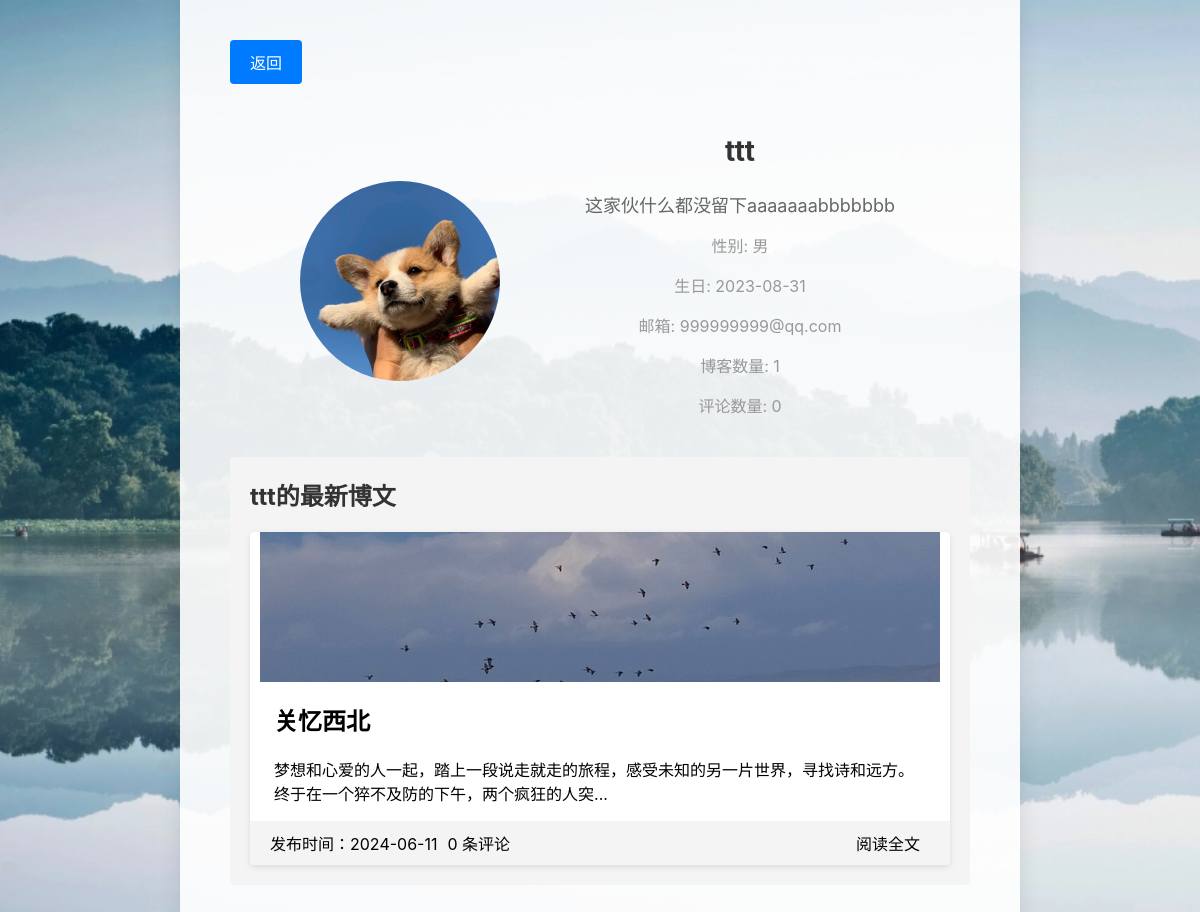
The page /author_page.php?author=ttt (signed in) on the database its author committed.
### tables this page shows
CREATE TABLE `article` (
  `id` int(11) UNSIGNED NOT NULL,
  `type_id` int(11) NOT NULL,
  `title` varchar(200) NOT NULL,
  `content` text NOT NULL,
  `author` varchar(20) NOT NULL,
  `pubtime` datetime NOT NULL,
  `picture` varchar(50) NOT NULL,
  `is_deleted` tinyint(1) NOT NULL DEFAULT '0'
);

### author_page.php (the view, shortened to what this page needs)
<?php
$link = @mysqli_connect(HOST, USER, PASS, DBNAME) or die("ERROR: CANNOT CONNECT TO DATABASE!");
$author = $_GET['author'];
$authorSql = "SELECT * FROM adminuser WHERE regname = '$author'";
$authorResult = mysqli_query($link, $authorSql);
$authorInfo = mysqli_fetch_assoc($authorResult);
$blogSql = "SELECT COUNT(*) AS blog_count FROM article WHERE author = '$author' and is_deleted=0";
$blogResult = mysqli_query($link, $blogSql);
$blogCount = mysqli_fetch_assoc($blogResult)['blog_count'];
$commentSql = "SELECT COUNT(*) AS comment_count FROM comment WHERE username = '$author' and is_deleted=0";
$commentResult = mysqli_query($link, $commentSql);
$commentCount = mysqli_fetch_assoc($commentResult)['comment_count'];
?>
<!DOCTYPE html>
<html>
<head>
    <link rel="stylesheet" type="text/css" href="./css/author_page.css">
</head>
<body>
    <div class="author-container">
        <div class="return-btn-container">
            <a href="javascript:history.go(-1);" class="return-btn">返回</a>
        </div>
        <div class="author-board">
            <div class="author-profile-box">
                <div class="author-avatar-box">
                    <img src="<?php echo './touxiang/' . $authorInfo['avatar']; ?>" alt="<?php echo $authorInfo['regname']; ?>" class="author-avatar">
                </div>
                <div class="author-info-box">
                    <h2 class="author-name"><?php echo $authorInfo['regname']; ?></h2>
                    <p class="author-signature"><?php echo $authorInfo['signature']; ?></p>
                    <p class="author-details">性别: <?php echo $authorInfo['regsex']; ?></p>
                    <p class="author-details">生日: <?php echo $authorInfo['birthday']; ?></p>
                    <p class="author-details">邮箱: <?php echo $authorInfo['regemail']; ?></p>
                    <p class="author-details">博客数量: <?php echo $blogCount; ?></p>
                    <p class="author-details">评论数量: <?php echo $commentCount; ?></p>
                </div>
            </div>
            <div class="author-blog-box">
                <h2 class="author-title"><?php echo $authorInfo['regname']; ?>的最新博文</h2>
                <?php
                $blogSql = "SELECT * FROM article WHERE author = '$author' AND is_deleted = 0 ORDER BY pubtime DESC LIMIT 5";
                $blogResult = mysqli_query($link, $blogSql);
                if (mysqli_num_rows($blogResult) > 0) {
                    echo "<div class='author-blog-list'>";
                    while ($row = mysqli_fetch_assoc($blogResult)) {
                        echo "<div class='author-blog-item'>";
                        echo "<div class='cover'>";
                        echo "<a href='./blog_article.php?blog_id=" . $row['id'] . "' class='blog-cover-link'>";
                        echo "<img src='./uploads/" . $row['picture'] . "' alt='" . $row['title'] . "' class='author-image'>";
                        echo "</a>";
                        echo "</div>";
                        echo "<div class='inner-new'>";
                        echo "<header class='header-new'>";
                        echo "<h2 class='title-new'>";
                        echo "<a href='./blog_article.php?blog_id=" . $row['id'] . "' class='blog-title-link'>" . $row['title'] . "</a>";
                        echo "</h2>";
                        echo "</header>";
                        echo "<div class='content-new'>";
                        echo "<a href='./blog_article.php?blog_id=" . $row['id'] . "' class='blog-content-link'>";
                        echo "<p>";
                        if (strlen($row['content']) > 60) {
                            echo mb_substr($row['content'], 0, 60, 'UTF-8') . "...";
                        } else {
                            echo $row['content'];
                        }
                        echo "</p>";
                        echo "</a>";
                        echo "</div>";
                        echo "</div>";
                        echo "<div class='meta-new'>";
                        echo "<span class='pull-left'>";
                        echo "<a class='release-date'>" . '发布时间：' . mb_substr($row['pubtime'], 0, 10, 'UTF-8') . "</a>";
                        echo "<a href='./blog_article.php?blog_id=" . $row['id'] . "#comments' class='comments'>";
                        $comsql = 'select * from comment where fileid = ' . $row["id"] . ' and is_deleted = 0 order by comtime desc;';
                        $com_res = mysqli_query($link, $comsql);
                        $com_num = mysqli_num_rows($com_res);
                        echo "$com_num" . " 条评论";
                        echo "</a>";
                        echo "</span>";
                        echo "<span class='pull-right'>";
                        echo "<a href='./blog_article.php?blog_id=" . $row['id'] . "' title='阅读全文' class='read-more-link'>阅读全文</a>";
                        echo "</span>";
                        echo "</div>";
                        echo "</div>";
                    }
                    echo "</div>";
                } else {
                    echo "<div class='no-blogs'>{$authorInfo['regname']}还没有发布任何博客文章。</div>";
                }
                ?>
            </div>
        </div>
    </div>
</body>
</html>

### css/author_page.css (style rules this page uses)
body { font-family: -apple-system, BlinkMacSystemFont, 'Segoe UI', Roboto, Oxygen, Ubuntu, Cantarell, 'Open Sans', 'Helvetica Neue', sans-serif; margin: 0; padding: 0; background-image: url("../images/111.jpg"); background-size: cover; background-repeat: no-repeat; background-position: center; }
.author-container { max-width: 800px; margin: 0 auto; padding: 40px 20px; background-color: rgba(255, 255, 255, 0.9); box-shadow: 0 0 20px rgba(0, 0, 0, 0.1); }
.author-board { padding: 30px; }
.author-profile-box { display: flex; align-items: center; justify-content: center; margin-bottom: 30px; margin-left: 70px; }
.author-avatar-box { width: 200px; height: 200px; border-radius: 50%; overflow: hidden; margin-right: 30px; }
.author-avatar { width: 100%; height: 100%; object-fit: cover; }
.author-info-box { flex: 1; text-align: center; margin-right: 20px; }
.author-name { font-size: 28px; font-weight: bold; color: #333; margin-top: 0; }
.author-signature { font-size: 18px; color: #666; margin-bottom: 10px; }
.author-details { font-size: 16px; color: #999; margin-bottom: 10px; }
.return-btn-container { display: flex; justify-content: flex-start; margin-bottom: 20px; margin-left: 30px; }
.return-btn { display: inline-block; padding: 10px 20px; background-color: #007bff; color: #fff; text-decoration: none; border-radius: 4px; transition: background-color 0.3s; }
.author-blog-box { background-color: #f4f4f4; padding: 20px; border-radius: 4px; margin-bottom: 30px; }
.author-title { font-size: 24px; font-weight: bold; color: #333; margin-top: 0; }
.author-blog-list { display: grid; grid-template-columns: repeat(auto-fit, minmax(300px, 1fr)); grid-gap: 20px; }
.author-blog-item { background-color: #fff; border-radius: 4px; box-shadow: 0 2px 6px rgba(0, 0, 0, 0.1); overflow: hidden; }
.author-blog-item .cover { display: flex; justify-content: center; align-items: center; height: 150px; overflow: hidden; }
.author-blog-item .cover img { width: 100%; height: 100%; object-fit: cover; }
.blog-cover-link, .blog-title-link, .blog-content-link, .read-more-link, .release-date, .comments, .blog-type { text-decoration: none; color: inherit; }
.blog-title-link { display: block; margin-left: 24px; margin-right: 24px; }
.blog-content-link { display: block; margin-left: 24px; margin-right: 24px; }
.meta-new { padding: 10px 20px; background-color: #f4f4f4; display: flex; justify-content: space-between; align-items: center; }
.meta-new .pull-left, .meta-new .pull-right { display: flex; align-items: center; }
.meta-new .pull-left>*, .meta-new .pull-right>* { margin-right: 10px; }

### rows shown on the page
article: picture (picture), title "关忆西北", content "梦想和心爱的人一起，踏上一段说走就走的旅程，感受未知的另一片世界，寻找诗和远方。终于在一个猝不及防的下午，两个疯狂的人突", pubtime "2024-06-11", com_num "0"

### other values the page prints
$authorInfo['regname'] "ttt"
$authorInfo['signature'] "这家伙什么都没留下aaaaaaabbbbbbb"
$authorInfo['regsex'] "男"
$authorInfo['birthday'] "2023-08-31"
$authorInfo['regemail'] "999999999@qq.com"
$blogCount "1"
$commentCount "0"
